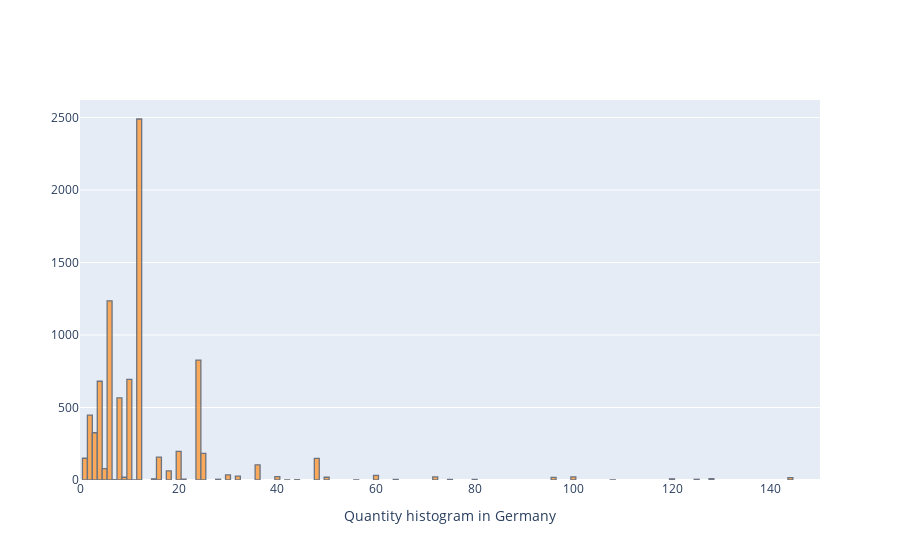

Source (notebook cell):
### Code cell
layout = go.Layout(
        xaxis=dict(
            range=[0, 150]
        )
    )

df[df.Country == 'Germany']['Quantity'].iplot(kind = 'hist', layout = layout)

### Figure 1 — Plotly figure (JSON) as saved in the notebook; plotly's stock layout.template omitted (floating-point values rounded to 4 significant figures; data arrays with more than 128 entries replaced by an {"elided": "..."} marker saying what was removed)
{"data": [{"histfunc": "count", "histnorm": "", "marker": {"color": "rgba(255, 153, 51, 1.0)", "line": {"color": "#4D5663", "width": 1.3}}, "name": "Quantity", "opacity": 0.8, "orientation": "v", "type": "histogram", "x": {"elided": "8658 int values"}}], "layout": {"barmode": "overlay", "xaxis": {"range": [0, 150], "title": {"text": "Quantity histogram in Germany"}}}}
